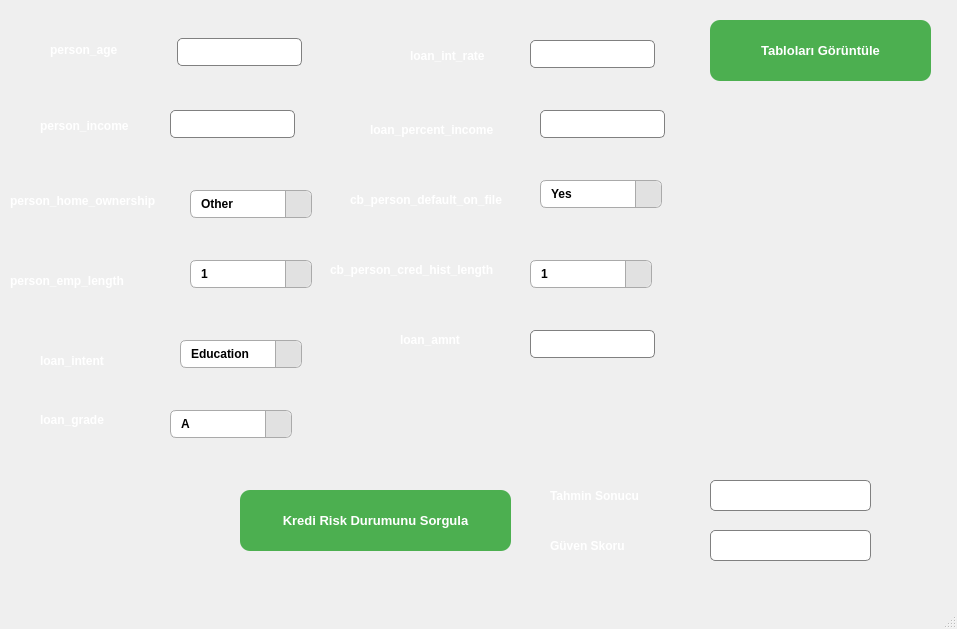
<?xml version="1.0" encoding="UTF-8"?>
<ui version="4.0">
 <class>MainWindow</class>
 <widget class="QMainWindow" name="MainWindow">
  <property name="geometry">
   <rect>
    <x>0</x>
    <y>0</y>
    <width>957</width>
    <height>629</height>
   </rect>
  </property>
  <property name="windowTitle">
   <string>MainWindow</string>
  </property>
  <property name="styleSheet">
   <string notr="true">background-color: qlineargradient(x1:0, y1:0, x2:1, y2:1,
                  stop:0 #2E2E2E, stop:1 #1C1C1C);

</string>
  </property>
  <widget class="QWidget" name="centralwidget">
   <property name="styleSheet">
    <string notr="true">background-color: qlineargradient(x1:0, y1:0, x2:1, y2:1,
                  stop:0 #2E2E2E, stop:1 #1C1C1C);
</string>
   </property>
   <widget class="QPushButton" name="pushButton_chart">
    <property name="geometry">
     <rect>
      <x>710</x>
      <y>20</y>
      <width>221</width>
      <height>61</height>
     </rect>
    </property>
    <property name="font">
     <font>
      <pointsize>10</pointsize>
      <bold>true</bold>
     </font>
    </property>
    <property name="styleSheet">
     <string notr="true">QPushButton {
    background-color: #4CAF50;
    color: white;
    border-radius: 10px;
    padding: 8px;
}
QPushButton:hover {
    background-color: #45a049;
}
</string>
    </property>
    <property name="text">
     <string>Tabloları Görüntüle</string>
    </property>
   </widget>
   <widget class="QLabel" name="label">
    <property name="geometry">
     <rect>
      <x>50</x>
      <y>40</y>
      <width>91</width>
      <height>20</height>
     </rect>
    </property>
    <property name="font">
     <font>
      <bold>true</bold>
     </font>
    </property>
    <property name="styleSheet">
     <string notr="true">QLabel {
    background-color: transparent;
    color: white;
	font-weight: bold;
}
</string>
    </property>
    <property name="text">
     <string>person_age</string>
    </property>
   </widget>
   <widget class="QLabel" name="label_2">
    <property name="geometry">
     <rect>
      <x>40</x>
      <y>110</y>
      <width>121</width>
      <height>31</height>
     </rect>
    </property>
    <property name="font">
     <font>
      <bold>true</bold>
     </font>
    </property>
    <property name="styleSheet">
     <string notr="true">QLabel {
    background-color: transparent;
    color: white;
	font-weight: bold;
}
</string>
    </property>
    <property name="text">
     <string>person_income</string>
    </property>
   </widget>
   <widget class="QLabel" name="label_3">
    <property name="geometry">
     <rect>
      <x>10</x>
      <y>180</y>
      <width>181</width>
      <height>41</height>
     </rect>
    </property>
    <property name="font">
     <font>
      <bold>true</bold>
     </font>
    </property>
    <property name="styleSheet">
     <string notr="true">QLabel {
    background-color: transparent;
    color: white;
	font-weight: bold;
}
</string>
    </property>
    <property name="text">
     <string>person_home_ownership</string>
    </property>
   </widget>
   <widget class="QLabel" name="label_4">
    <property name="geometry">
     <rect>
      <x>10</x>
      <y>260</y>
      <width>151</width>
      <height>41</height>
     </rect>
    </property>
    <property name="font">
     <font>
      <bold>true</bold>
     </font>
    </property>
    <property name="styleSheet">
     <string notr="true">QLabel {
    background-color: transparent;
    color: white;
	font-weight: bold;
}
</string>
    </property>
    <property name="text">
     <string>person_emp_length</string>
    </property>
   </widget>
   <widget class="QLabel" name="label_5">
    <property name="geometry">
     <rect>
      <x>40</x>
      <y>350</y>
      <width>101</width>
      <height>21</height>
     </rect>
    </property>
    <property name="font">
     <font>
      <bold>true</bold>
     </font>
    </property>
    <property name="styleSheet">
     <string notr="true">QLabel {
    background-color: transparent;
    color: white;
	font-weight: bold;
}
</string>
    </property>
    <property name="text">
     <string>loan_intent</string>
    </property>
   </widget>
   <widget class="QLabel" name="label_6">
    <property name="geometry">
     <rect>
      <x>40</x>
      <y>410</y>
      <width>119</width>
      <height>20</height>
     </rect>
    </property>
    <property name="font">
     <font>
      <bold>true</bold>
     </font>
    </property>
    <property name="styleSheet">
     <string notr="true">QLabel {
    background-color: transparent;
    color: white;
	font-weight: bold;
}
</string>
    </property>
    <property name="text">
     <string>loan_grade</string>
    </property>
   </widget>
   <widget class="QLabel" name="label_7">
    <property name="geometry">
     <rect>
      <x>400</x>
      <y>330</y>
      <width>73</width>
      <height>20</height>
     </rect>
    </property>
    <property name="font">
     <font>
      <bold>true</bold>
     </font>
    </property>
    <property name="styleSheet">
     <string notr="true">QLabel {
    background-color: transparent;
    color: white;
	font-weight: bold;
}
</string>
    </property>
    <property name="text">
     <string>loan_amnt</string>
    </property>
   </widget>
   <widget class="QLabel" name="label_9">
    <property name="geometry">
     <rect>
      <x>330</x>
      <y>260</y>
      <width>191</width>
      <height>20</height>
     </rect>
    </property>
    <property name="font">
     <font>
      <bold>true</bold>
     </font>
    </property>
    <property name="styleSheet">
     <string notr="true">QLabel {
    background-color: transparent;
    color: white;
	font-weight: bold;
}
</string>
    </property>
    <property name="text">
     <string>cb_person_cred_hist_length</string>
    </property>
   </widget>
   <widget class="QLabel" name="label_10">
    <property name="geometry">
     <rect>
      <x>350</x>
      <y>190</y>
      <width>221</width>
      <height>20</height>
     </rect>
    </property>
    <property name="font">
     <font>
      <bold>true</bold>
     </font>
    </property>
    <property name="styleSheet">
     <string notr="true">QLabel {
    background-color: transparent;
    color: white;
	font-weight: bold;
}
</string>
    </property>
    <property name="text">
     <string>cb_person_default_on_file</string>
    </property>
   </widget>
   <widget class="QLabel" name="label_11">
    <property name="geometry">
     <rect>
      <x>410</x>
      <y>40</y>
      <width>101</width>
      <height>31</height>
     </rect>
    </property>
    <property name="font">
     <font>
      <bold>true</bold>
     </font>
    </property>
    <property name="styleSheet">
     <string notr="true">QLabel {
    background-color: transparent;
    color: white;
	font-weight: bold;
}
</string>
    </property>
    <property name="text">
     <string>loan_int_rate</string>
    </property>
   </widget>
   <widget class="QLabel" name="label_13">
    <property name="geometry">
     <rect>
      <x>370</x>
      <y>120</y>
      <width>151</width>
      <height>20</height>
     </rect>
    </property>
    <property name="font">
     <font>
      <bold>true</bold>
     </font>
    </property>
    <property name="styleSheet">
     <string notr="true">QLabel {
    background-color: transparent;
    color: white;
	font-weight: bold;
}
</string>
    </property>
    <property name="text">
     <string>loan_percent_income</string>
    </property>
   </widget>
   <widget class="QLineEdit" name="lineEdit_age">
    <property name="geometry">
     <rect>
      <x>177</x>
      <y>38</y>
      <width>125</width>
      <height>28</height>
     </rect>
    </property>
    <property name="styleSheet">
     <string notr="true">QLineEdit, QComboBox {
    background-color: white;
    border: 1px solid gray;
    border-radius: 5px;
    padding: 4px;
	font-weight: bold;
}</string>
    </property>
   </widget>
   <widget class="QComboBox" name="comboBox_loan_grade">
    <property name="geometry">
     <rect>
      <x>170</x>
      <y>410</y>
      <width>122</width>
      <height>28</height>
     </rect>
    </property>
    <property name="styleSheet">
     <string notr="true">QComboBox {
    background-color: #ffffff;
    border: 1px solid #aaa;
    border-radius: 6px;
    padding: 5px 10px;
    min-width: 100px;
    font: 10pt &quot;Segoe UI&quot;;
	font-weight: bold;
}

QComboBox::drop-down {
    subcontrol-origin: padding;
    subcontrol-position: top right;
    width: 25px;
    border-left: 1px solid #aaa;
    background-color: #e1e1e1;
    border-top-right-radius: 6px;
    border-bottom-right-radius: 6px;
}

QComboBox::down-arrow {
    image: url(:/icons/down-arrow.png);  /* Qt Resource kullanılabilir */
    width: 12px;
    height: 12px;
}

QComboBox QAbstractItemView {
    background-color: #ffffff;
    border: 1px solid #aaa;
    selection-background-color: #87cefa;
    selection-color: black;
}

</string>
    </property>
    <item>
     <property name="text">
      <string>A</string>
     </property>
    </item>
    <item>
     <property name="text">
      <string>B</string>
     </property>
    </item>
    <item>
     <property name="text">
      <string>C</string>
     </property>
    </item>
    <item>
     <property name="text">
      <string>D</string>
     </property>
    </item>
    <item>
     <property name="text">
      <string>E</string>
     </property>
    </item>
    <item>
     <property name="text">
      <string>F</string>
     </property>
    </item>
    <item>
     <property name="text">
      <string>G</string>
     </property>
    </item>
   </widget>
   <widget class="QComboBox" name="comboBox_person_emp_length">
    <property name="geometry">
     <rect>
      <x>190</x>
      <y>260</y>
      <width>122</width>
      <height>28</height>
     </rect>
    </property>
    <property name="styleSheet">
     <string notr="true">QComboBox {
    background-color: #ffffff;
    border: 1px solid #aaa;
    border-radius: 6px;
    padding: 5px 10px;
    min-width: 100px;
    font: 10pt &quot;Segoe UI&quot;;
	font-weight: bold;
}

QComboBox::drop-down {
    subcontrol-origin: padding;
    subcontrol-position: top right;
    width: 25px;
    border-left: 1px solid #aaa;
    background-color: #e1e1e1;
    border-top-right-radius: 6px;
    border-bottom-right-radius: 6px;
}

QComboBox::down-arrow {
    image: url(:/icons/down-arrow.png);  /* Qt Resource kullanılabilir */
    width: 12px;
    height: 12px;
}

QComboBox QAbstractItemView {
    background-color: #ffffff;
    border: 1px solid #aaa;
    selection-background-color: #87cefa;
    selection-color: black;
}

</string>
    </property>
    <item>
     <property name="text">
      <string>1</string>
     </property>
    </item>
    <item>
     <property name="text">
      <string>2</string>
     </property>
    </item>
    <item>
     <property name="text">
      <string>3</string>
     </property>
    </item>
    <item>
     <property name="text">
      <string>4</string>
     </property>
    </item>
    <item>
     <property name="text">
      <string>5</string>
     </property>
    </item>
    <item>
     <property name="text">
      <string>6</string>
     </property>
    </item>
    <item>
     <property name="text">
      <string>7</string>
     </property>
    </item>
    <item>
     <property name="text">
      <string>8</string>
     </property>
    </item>
    <item>
     <property name="text">
      <string>9</string>
     </property>
    </item>
    <item>
     <property name="text">
      <string>10</string>
     </property>
    </item>
   </widget>
   <widget class="QComboBox" name="comboBox_person_home_ownership">
    <property name="geometry">
     <rect>
      <x>190</x>
      <y>190</y>
      <width>122</width>
      <height>28</height>
     </rect>
    </property>
    <property name="styleSheet">
     <string notr="true">QComboBox {
    background-color: #ffffff;
    border: 1px solid #aaa;
    border-radius: 6px;
    padding: 5px 10px;
    min-width: 100px;
    font: 10pt &quot;Segoe UI&quot;;
	font-weight: bold;
}

QComboBox::drop-down {
    subcontrol-origin: padding;
    subcontrol-position: top right;
    width: 25px;
    border-left: 1px solid #aaa;
    background-color: #e1e1e1;
    border-top-right-radius: 6px;
    border-bottom-right-radius: 6px;
}

QComboBox::down-arrow {
    image: url(:/icons/down-arrow.png);  /* Qt Resource kullanılabilir */
    width: 12px;
    height: 12px;
}

QComboBox QAbstractItemView {
    background-color: #ffffff;
    border: 1px solid #aaa;
    selection-background-color: #87cefa;
    selection-color: black;
}

</string>
    </property>
    <item>
     <property name="text">
      <string>Other</string>
     </property>
    </item>
    <item>
     <property name="text">
      <string>Mortgage</string>
     </property>
    </item>
    <item>
     <property name="text">
      <string>Rent</string>
     </property>
    </item>
    <item>
     <property name="text">
      <string>Own</string>
     </property>
    </item>
   </widget>
   <widget class="QLineEdit" name="lineEdit_loan_amnt">
    <property name="geometry">
     <rect>
      <x>530</x>
      <y>330</y>
      <width>125</width>
      <height>28</height>
     </rect>
    </property>
    <property name="styleSheet">
     <string notr="true">QLineEdit, QComboBox {
    background-color: white;
    border: 1px solid gray;
    border-radius: 5px;
    padding: 4px;
	font-weight: bold;
}</string>
    </property>
   </widget>
   <widget class="QComboBox" name="comboBox_cb_person_cred_hist_length">
    <property name="geometry">
     <rect>
      <x>530</x>
      <y>260</y>
      <width>122</width>
      <height>28</height>
     </rect>
    </property>
    <property name="styleSheet">
     <string notr="true">QComboBox {
    background-color: #ffffff;
    border: 1px solid #aaa;
    border-radius: 6px;
    padding: 5px 10px;
    min-width: 100px;
    font: 10pt &quot;Segoe UI&quot;;
	font-weight: bold;
}

QComboBox::drop-down {
    subcontrol-origin: padding;
    subcontrol-position: top right;
    width: 25px;
    border-left: 1px solid #aaa;
    background-color: #e1e1e1;
    border-top-right-radius: 6px;
    border-bottom-right-radius: 6px;
}

QComboBox::down-arrow {
    image: url(:/icons/down-arrow.png);  /* Qt Resource kullanılabilir */
    width: 12px;
    height: 12px;
}

QComboBox QAbstractItemView {
    background-color: #ffffff;
    border: 1px solid #aaa;
    selection-background-color: #87cefa;
    selection-color: black;
}

</string>
    </property>
    <item>
     <property name="text">
      <string>1</string>
     </property>
    </item>
    <item>
     <property name="text">
      <string>2</string>
     </property>
    </item>
    <item>
     <property name="text">
      <string>3</string>
     </property>
    </item>
    <item>
     <property name="text">
      <string>4</string>
     </property>
    </item>
   </widget>
   <widget class="QLineEdit" name="lineEdit_loan_int_rate">
    <property name="geometry">
     <rect>
      <x>530</x>
      <y>40</y>
      <width>125</width>
      <height>28</height>
     </rect>
    </property>
    <property name="styleSheet">
     <string notr="true">QLineEdit, QComboBox {
    background-color: white;
    border: 1px solid gray;
    border-radius: 5px;
    padding: 4px;
	font-weight: bold;
}</string>
    </property>
   </widget>
   <widget class="QLineEdit" name="lineEdit_loan_percent_income">
    <property name="geometry">
     <rect>
      <x>540</x>
      <y>110</y>
      <width>125</width>
      <height>28</height>
     </rect>
    </property>
    <property name="styleSheet">
     <string notr="true">QLineEdit, QComboBox {
    background-color: white;
    border: 1px solid gray;
    border-radius: 5px;
    padding: 4px;
	font-weight: bold;
}</string>
    </property>
   </widget>
   <widget class="QPushButton" name="pushButton_chart_3">
    <property name="enabled">
     <bool>true</bool>
    </property>
    <property name="geometry">
     <rect>
      <x>240</x>
      <y>490</y>
      <width>271</width>
      <height>61</height>
     </rect>
    </property>
    <property name="minimumSize">
     <size>
      <width>50</width>
      <height>0</height>
     </size>
    </property>
    <property name="font">
     <font>
      <pointsize>10</pointsize>
      <bold>true</bold>
     </font>
    </property>
    <property name="styleSheet">
     <string notr="true">QPushButton {
    background-color: #4CAF50;
    color: white;
    border-radius: 10px;
    padding: 8px;
}
QPushButton:hover {
    background-color: #45a049;
}
</string>
    </property>
    <property name="text">
     <string>Kredi Risk Durumunu Sorgula</string>
    </property>
   </widget>
   <widget class="QLabel" name="label_8">
    <property name="geometry">
     <rect>
      <x>550</x>
      <y>480</y>
      <width>131</width>
      <height>31</height>
     </rect>
    </property>
    <property name="styleSheet">
     <string notr="true">QLabel {
    background-color: transparent;
    color: white;
	font-weight: bold;
}
</string>
    </property>
    <property name="text">
     <string>Tahmin Sonucu</string>
    </property>
   </widget>
   <widget class="QLabel" name="label_14">
    <property name="geometry">
     <rect>
      <x>550</x>
      <y>530</y>
      <width>131</width>
      <height>31</height>
     </rect>
    </property>
    <property name="styleSheet">
     <string notr="true">QLabel {
    background-color: transparent;
    color: white;
	font-weight: bold;
}
</string>
    </property>
    <property name="text">
     <string>Güven Skoru</string>
    </property>
   </widget>
   <widget class="QLineEdit" name="lineEdit_8">
    <property name="geometry">
     <rect>
      <x>710</x>
      <y>480</y>
      <width>161</width>
      <height>31</height>
     </rect>
    </property>
    <property name="styleSheet">
     <string notr="true">QLineEdit, QComboBox {
    background-color: white;
    border: 1px solid gray;
    border-radius: 5px;
    padding: 4px;
	font-weight: bold;
}</string>
    </property>
   </widget>
   <widget class="QLineEdit" name="lineEdit_9">
    <property name="geometry">
     <rect>
      <x>710</x>
      <y>530</y>
      <width>161</width>
      <height>31</height>
     </rect>
    </property>
    <property name="styleSheet">
     <string notr="true">QLineEdit, QComboBox {
    background-color: white;
    border: 1px solid gray;
    border-radius: 5px;
    padding: 4px;
	font-weight: bold;
}</string>
    </property>
   </widget>
   <widget class="QLineEdit" name="lineEdit_person_income">
    <property name="geometry">
     <rect>
      <x>170</x>
      <y>110</y>
      <width>125</width>
      <height>28</height>
     </rect>
    </property>
    <property name="styleSheet">
     <string notr="true">QLineEdit, QComboBox {
    background-color: white;
    border: 1px solid gray;
    border-radius: 5px;
    padding: 4px;
	font-weight: bold;
}</string>
    </property>
   </widget>
   <widget class="QComboBox" name="comboBox_loan_intent">
    <property name="geometry">
     <rect>
      <x>180</x>
      <y>340</y>
      <width>122</width>
      <height>28</height>
     </rect>
    </property>
    <property name="styleSheet">
     <string notr="true">QComboBox {
    background-color: #ffffff;
    border: 1px solid #aaa;
    border-radius: 6px;
    padding: 5px 10px;
    min-width: 100px;
    font: 10pt &quot;Segoe UI&quot;;
	font-weight: bold;
}

QComboBox::drop-down {
    subcontrol-origin: padding;
    subcontrol-position: top right;
    width: 25px;
    border-left: 1px solid #aaa;
    background-color: #e1e1e1;
    border-top-right-radius: 6px;
    border-bottom-right-radius: 6px;
}

QComboBox::down-arrow {
    image: url(:/icons/down-arrow.png);  /* Qt Resource kullanılabilir */
    width: 12px;
    height: 12px;
}

QComboBox QAbstractItemView {
    background-color: #ffffff;
    border: 1px solid #aaa;
    selection-background-color: #87cefa;
    selection-color: black;
}

</string>
    </property>
    <item>
     <property name="text">
      <string>Education</string>
     </property>
    </item>
    <item>
     <property name="text">
      <string>Medical</string>
     </property>
    </item>
    <item>
     <property name="text">
      <string>Venture</string>
     </property>
    </item>
    <item>
     <property name="text">
      <string>HomeImprovement</string>
     </property>
    </item>
    <item>
     <property name="text">
      <string>Debtconsolidation</string>
     </property>
    </item>
    <item>
     <property name="text">
      <string>Personal</string>
     </property>
    </item>
   </widget>
   <widget class="QComboBox" name="comboBox_cb_person_default_on_file">
    <property name="geometry">
     <rect>
      <x>540</x>
      <y>180</y>
      <width>122</width>
      <height>28</height>
     </rect>
    </property>
    <property name="styleSheet">
     <string notr="true">QComboBox {
    background-color: #ffffff;
    border: 1px solid #aaa;
    border-radius: 6px;
    padding: 5px 10px;
    min-width: 100px;
    font: 10pt &quot;Segoe UI&quot;;
	font-weight: bold;
}

QComboBox::drop-down {
    subcontrol-origin: padding;
    subcontrol-position: top right;
    width: 25px;
    border-left: 1px solid #aaa;
    background-color: #e1e1e1;
    border-top-right-radius: 6px;
    border-bottom-right-radius: 6px;
}

QComboBox::down-arrow {
    image: url(:/icons/down-arrow.png);  /* Qt Resource kullanılabilir */
    width: 12px;
    height: 12px;
}

QComboBox QAbstractItemView {
    background-color: #ffffff;
    border: 1px solid #aaa;
    selection-background-color: #87cefa;
    selection-color: black;
}

</string>
    </property>
    <item>
     <property name="text">
      <string>Yes</string>
     </property>
    </item>
    <item>
     <property name="text">
      <string>No</string>
     </property>
    </item>
   </widget>
  </widget>
  <widget class="QMenuBar" name="menubar">
   <property name="geometry">
    <rect>
     <x>0</x>
     <y>0</y>
     <width>957</width>
     <height>22</height>
    </rect>
   </property>
  </widget>
  <widget class="QStatusBar" name="statusbar"/>
 </widget>
 <resources/>
 <connections/>
</ui>
